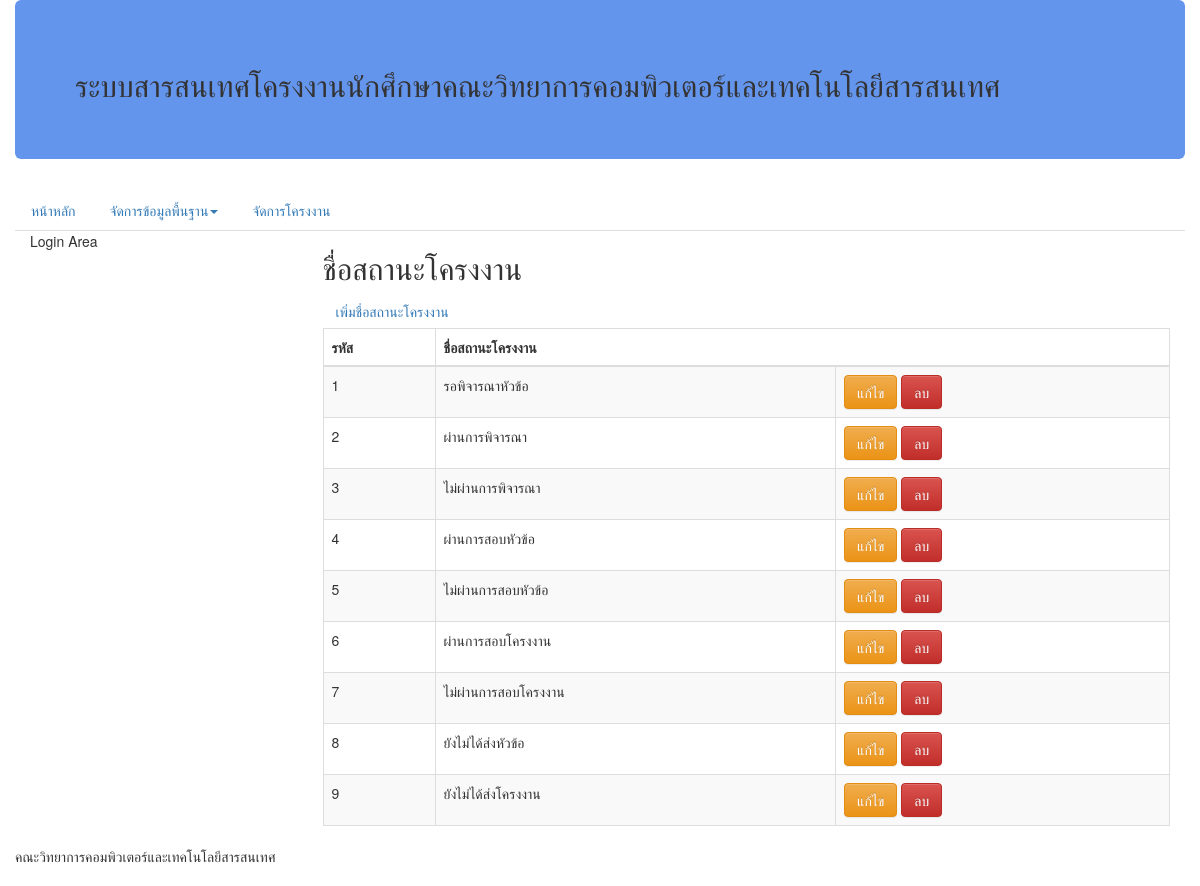
Page /project_status_list.php on the committed database.
### tables this page shows
CREATE TABLE IF NOT EXISTS `project_status` (
  `pst_id` int(11) NOT NULL AUTO_INCREMENT,
  `pst_name` varchar(45) DEFAULT NULL,
  PRIMARY KEY (`pst_id`),
  UNIQUE KEY `pst_name_UNIQUE` (`pst_name`)
);

### project_status_list.php (the view, shortened to what this page needs)
<!DOCTYPE html>
<html lang="en">
    <head>
        <link href="bootstrap/css/bootstrap.css" rel="stylesheet" type="text/css">
        <link href="bootstrap/css/bootstrap-theme.css" rel="stylesheet" type="text/css">
    </head>
    <body>
        <div class="container">
            <div class="row">
                <div class="jumbotron" style="background-color: cornflowerblue;">
                    <?php include 'topbanner.php';?>
                </div>
            </div>
            <div class="row">
                <?php include 'menu.php';?>
            </div>
            <div class="row">
                <div class="col-sm-12 col-md-3 col-lg-3">
                    <p>Login Area</p>
                </div>
                <div class="col-sm-12 col-md-9 col-lg-9">
                    <h2>ชื่อสถานะโครงงาน</h2>
                    <a href="project_status_add.php" class="btn btn-link">เพิ่มชื่อสถานะโครงงาน</a>
                    <table class="table table-bordered table-striped">
                        <thead>
                            <tr>
                                <th>รหัส</th>
                                <th colspan="2">ชื่อสถานะโครงงาน</th>
                            </tr>
                        </thead>
                        <tbody>
                            <?php
                                include 'connectdb.php';
                                $sql =  'SELECT * FROM project_status order by pst_id';
                                $result = mysqli_query($conn,$sql);
                                while (($row = mysqli_fetch_array($result, MYSQLI_ASSOC)) != NULL) {
                                    echo '<tr>';
                                    echo '<td>' . $row['pst_id'] . '</td>';
                                    echo '<td>' . $row['pst_name'] . '</td>';
                                    echo '<td>';
                            ?>
                                <a href="project_status_edit.php?pst_id=<?php echo $row['pst_id'];?>" class="btn btn-warning">แก้ไข</a>
                                <a href="JavaScript:if(confirm('ยืนยันการลบ')==true){window.location='project_status_delete.php?pst_id=<?php echo $row["pst_id"];?>'}" class="btn btn-danger">ลบ</a>
                            <?php
                                    echo '</td>';
                                    echo '</tr>';
                                }
                            ?>
                        </tbody>
                    </table>
                </div>
            </div>
            <div class="row">
                <address>คณะวิทยาการคอมพิวเตอร์และเทคโนโลยีสารสนเทศ</address>
            </div>
        </div>
    </body>
</html>

### topbanner.php
<h2>ระบบสารสนเทศโครงงานนักศึกษาคณะวิทยาการคอมพิวเตอร์และเทคโนโลยีสารสนเทศ</h2>

### menu.php (shortened to what this page needs)
<ul class="nav nav-tabs">
    <li><a href="index.php">หน้าหลัก</a></li>
    <li class="dropdown">
        <a class="dropdown-toggle" data-toggle="dropdown" href="#">
            จัดการข้อมูลพื้นฐาน<span class="caret"></span></a>
    </li>
    <li>
        <a href="#">จัดการโครงงาน</a>
    </li>
</ul>

### rows in the picture
project_status: pst_id "1", pst_name "รอพิจารณาหัวข้อ"
project_status: pst_id "2", pst_name "ผ่านการพิจารณา"
project_status: pst_id "3", pst_name "ไม่ผ่านการพิจารณา"
project_status: pst_id "4", pst_name "ผ่านการสอบหัวข้อ"
project_status: pst_id "5", pst_name "ไม่ผ่านการสอบหัวข้อ"
project_status: pst_id "6", pst_name "ผ่านการสอบโครงงาน"
project_status: pst_id "7", pst_name "ไม่ผ่านการสอบโครงงาน"
project_status: pst_id "8", pst_name "ยังไม่ได้ส่งหัวข้อ"
project_status: pst_id "9", pst_name "ยังไม่ได้ส่งโครงงาน"
